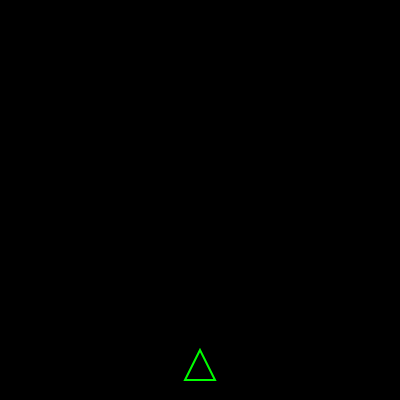
Frame 1 (no input)
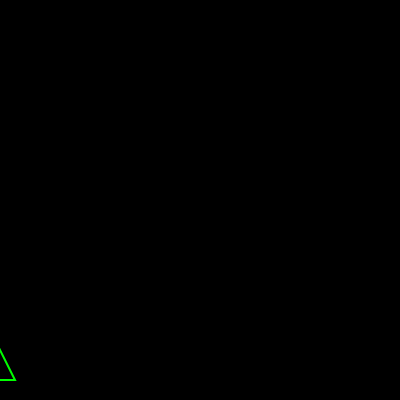
Frame 60 (no input)
Frame 120 (the mouse pressed at the canvas centre since frame 60): identical to frame 1, image omitted

The p5.js sketch that drew these frames (run headless with seeded random() and noise() and a simulated clock; from frame 60 on, the mouse is pressed at the canvas centre):

// p5.js sketch
// ── sketch.js
let nave, projetil;
let info;

function setup() {
  createCanvas(400, 400);
  nave = {
    x: width / 2,
    y: 350,
  };
  info = createP("Tecla: ");
}

function draw() {
  background(0);

  noFill();
  stroke("lime");
  strokeWeight(2);
  triangle(nave.x, nave.y, nave.x - 15, nave.y + 30, nave.x + 15, nave.y + 30);

  if (projetil) {
    ellipse(projetil.x, projetil.y, 4, 4);
    projetil.y -= 7;
  }

  controlarNaveTeclado();
  controlarNaveMouse();
}

function controlarNaveTeclado() {
  if (keyIsDown(LEFT_ARROW)) {
    nave.x -= 5;
  } else if (keyIsDown(RIGHT_ARROW)) {
    nave.x += 5;
  }
}

function controlarNaveMouse() {
  nave.x = mouseX;
}

function keyPressed() {
  if (keyCode === 32) {
    projetil = {
      x: nave.x,
      y: nave.y,
    };
  }
}

function mouseClicked() {
  projetil = {
    x: nave.x,
    y: nave.y,
  };
}
